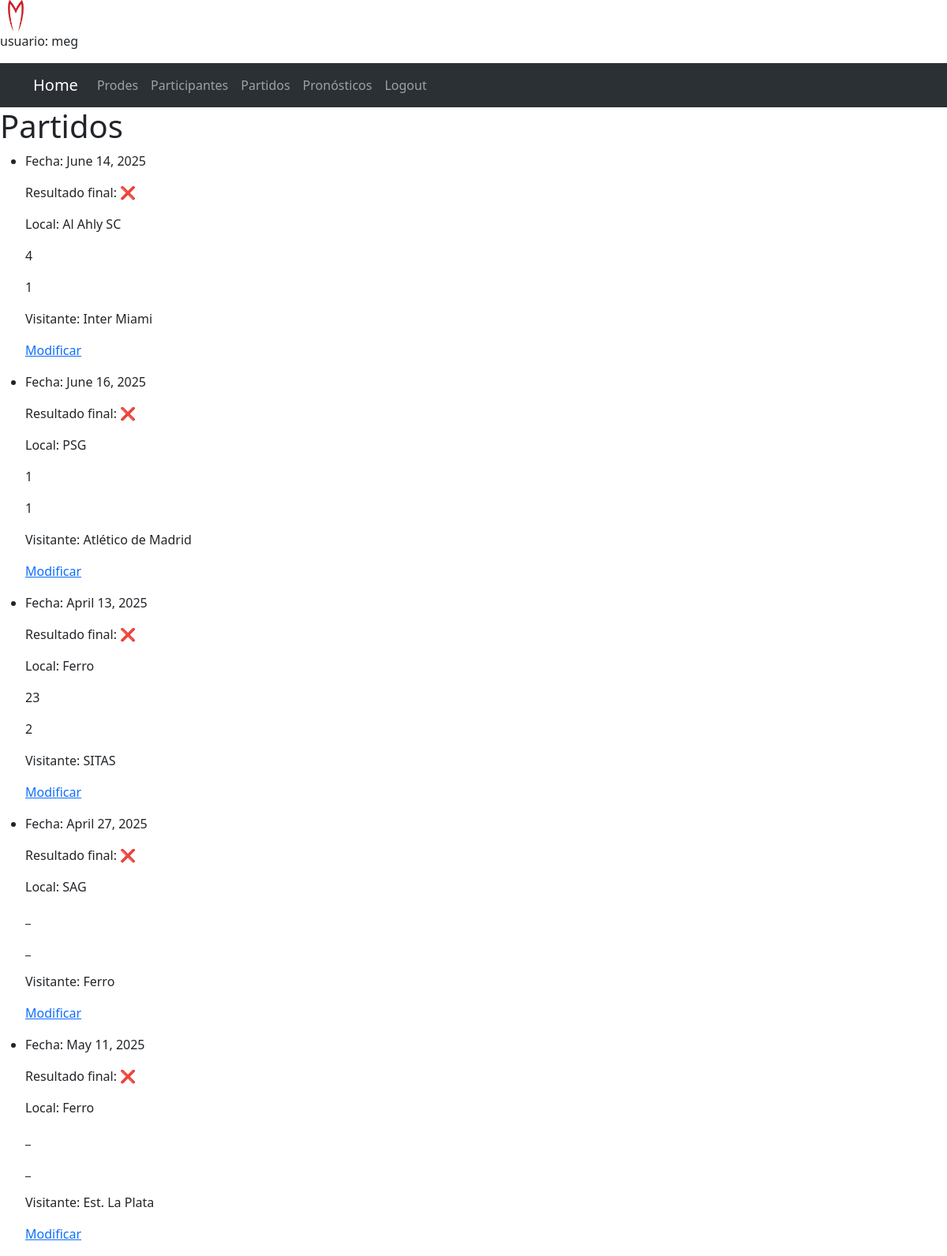
/partidos/ (signed in), run on the app's committed database.
### base/models.py (models this page shows, shortened)
class Partido(models.Model):
    fecha = models.DateField()
    hora = models.TimeField(blank=True, null=True)
    finalizado = models.BooleanField(default=False)
    estadio = models.CharField(max_length=100, blank=True, null=True)
    equipo1 = models.ForeignKey('EquipoPorFaseTorneo', related_name = 'equipo1', on_delete=models.CASCADE, null=False, unique=False)
    equipo2 = models.ForeignKey('EquipoPorFaseTorneo', related_name = 'equipo2', on_delete=models.CASCADE, null=False, unique=False)
    resultadoEquipo1 = models.SmallIntegerField(blank=True, null=True)
    resultadoEquipo2 = models.SmallIntegerField(blank=True, null=True)
    resultadoAdicEquipo1 = models.SmallIntegerField(blank=True, null=True)
    resultadoAdicEquipo2 = models.SmallIntegerField(blank=True, null=True)

class EquipoPorFaseTorneo(models.Model):
    faseTorneo = models.ForeignKey("FaseTorneo", on_delete=models.CASCADE, null=False, unique=False)
    equipo = models.ForeignKey("Equipo", on_delete=models.CASCADE, null=False, unique=False)
    categoria = models.ForeignKey("CategoriaEquipo", on_delete=models.CASCADE, null=False, unique=False)
    grupo = models.ForeignKey("Grupo", on_delete=models.CASCADE, null=False, unique=False)

class Equipo(models.Model):
    nombre = models.CharField(max_length=200, default="Ingrese el nombre")

### prode/views.py (the view)
# urls.py: path('partidos/', views.partidos, name='partidos'),
@login_required
def partidos(request):
    partidos = Partido.objects.all()
    return render(request, 'partidos.html', {
        "partidos":partidos})

### prode/templates/partidos.html
{% extends 'base.html' %}
{% block content %}
<h1>Partidos</h1>
{% for partido in partidos %}
<ul class="ficha">
    <li>
        <p> Fecha: {{partido.fecha}}</p>
        <p> Resultado final: {% if partido.finalizado == True %} ✅ {% else %} ❌ {% endif %}</p>
        <p> Local: {{partido.equipo1.equipo.nombre}}</p>
        <p> {% if partido.resultadoEquipo1 is not none %} {{partido.resultadoEquipo1}} {% else %} _ {% endif %} </p>
        <p> {% if partido.resultadoEquipo2 is not none %} {{partido.resultadoEquipo2}} {% else %} _ {% endif %} </p>
        <p> Visitante: {{partido.equipo2.equipo.nombre}}</p>
        <a href="http://localhost:8000/prodes/fechas/partido/{{partido.id}}/">Modificar</a>
    </li>
</ul>
{% endfor %}
{% endblock %}

### prode/templates/base.html (shortened to what this page needs)
{% load static %}
<!DOCTYPE html>
<html lang="en">
<head>
    <link rel="stylesheet" href="https://cdn.jsdelivr.net/npm/bootstrap@5.3.5/dist/css/bootstrap.min.css">
</head>
<body>
    <img src="{% static 'speed_racer_mach_5_logo.png' %}" alt="Logo" width="40">
    {% if user.is_authenticated %}
        <p>usuario: {{request.user}}</p>
    {% endif %}
    <nav class="navbar navbar-expand-lg bg-body-tertiary" data-bs-theme="dark">
        <div class="container">
          <a class="navbar-brand" href="/">Home</a>
          <div class="collapse navbar-collapse" id="navbarSupportedContent">
            <ul class="navbar-nav me-auto mb-2 mb-lg-0">
                {% if not user.is_authenticated %}
                <li class="nav-item">
                    <a class="nav-link" href="/signup">Signup</a>
                </li>
                <li class="nav-item">
                    <a class="nav-link" href="{% url 'login' %}">Login</a>
                </li>
                {% else %}
                    <li class="nav-item">
                        <a class="nav-link" href="{% url 'prodes' %}">Prodes</a>
                    </li>
                    <li class="nav-item">
                        <a class="nav-link" href="{% url 'participantes' %}">Participantes</a>
                    </li>
                    <li class="nav-item">
                        <a class="nav-link" href="{% url 'partidos' %}">Partidos</a>
                    </li>
                    <li class="nav-item">
                        <a class="nav-link" href="{% url 'pronosticos' %}">Pronósticos</a>
                    </li>
                    <li class="nav-item">
                        <a class="nav-link" href="{% url 'logout' %}">Logout</a>
                    </li>
                {% endif %}
              </div>
        </div>
      </nav>
<main>
    {% block content %}
    {% endblock %}
</main>
</body>
</html>

### data on the page
Partido: fecha "June 14, 2025", equipo1.equipo.nombre "Al Ahly SC", resultadoEquipo1 "4", resultadoEquipo2 "1", equipo2.equipo.nombre "Inter Miami"
Partido: fecha "June 16, 2025", equipo1.equipo.nombre "PSG", resultadoEquipo1 "1", resultadoEquipo2 "1", equipo2.equipo.nombre "Atlético de Madrid"
Partido: fecha "April 13, 2025", equipo1.equipo.nombre "Ferro", resultadoEquipo1 "23", resultadoEquipo2 "2", equipo2.equipo.nombre "SITAS"
Partido: fecha "April 27, 2025", equipo1.equipo.nombre "SAG", shows "_", equipo2.equipo.nombre "Ferro"
Partido: fecha "May 11, 2025", equipo1.equipo.nombre "Ferro", shows "_", equipo2.equipo.nombre "Est. La Plata"

### other printed values
{{ request.user }} "meg"
